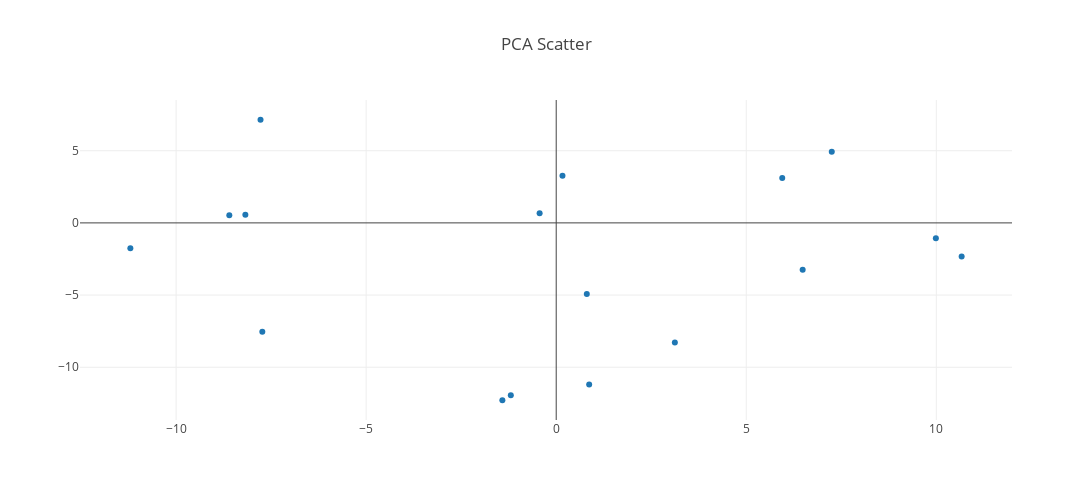

Here is the notebook cell this chart was saved with:
### Code cell
import plotly.offline as py
import plotly.graph_objs as go
from plotly.offline import get_plotlyjs, init_notebook_mode
init_notebook_mode(connected=True)

PCAdf = oskar.PCA(df, "hgvauser@platinum:illumina_platinum", 2).toPandas()
samples = oskar.metadata.samples(df, "hgvauser@platinum:illumina_platinum")

X = []
for i in PCAdf["PCA"]:
    X.append(i[0])
Y = []
for i in PCAdf["PCA"]:
    Y.append(i[1])

trace = go.Scatter(x = X, y = Y, text = samples, mode = 'markers')
fig = go.Figure(data = [trace])
fig['layout'].update({"title":"PCA Scatter", 'width':1440, 'height':500})

py.iplot(fig)

### Figure 1 — Plotly figure (JSON) as saved in the notebook; plotly's stock layout.template omitted (floating-point values rounded to 4 significant figures)
{"data": [{"mode": "markers", "text": ["NA12877", "NA12878", "NA12879", "NA12880", "NA12881", "NA12882", "NA12883", "NA12884", "NA12885", "NA12886", "NA12887", "NA12888", "NA12889", "NA12890", "NA12891", "NA12892", "NA12893"], "type": "scatter", "uid": "8ff1b2b1-d07c-4de2-ae00-dffd0865e87e", "x": [-0.4364, 0.8046, 0.1645, -8.178, -8.6, 10.67, 3.121, 9.988, -11.2, 0.8672, -1.417, 5.947, 6.484, -7.779, 7.249, -7.732, -1.194], "y": [0.6737, -4.931, 3.27, 0.565, 0.5352, -2.334, -8.282, -1.062, -1.759, -11.2, -12.28, 3.114, -3.251, 7.145, 4.931, -7.539, -11.94]}], "layout": {"height": 500, "title": {"text": "PCA Scatter"}, "width": 1440, "xaxis": {"autorange": true, "range": [-12.5, 11.96], "type": "linear"}, "yaxis": {"autorange": true, "range": [-13.65, 8.513], "type": "linear"}}}
